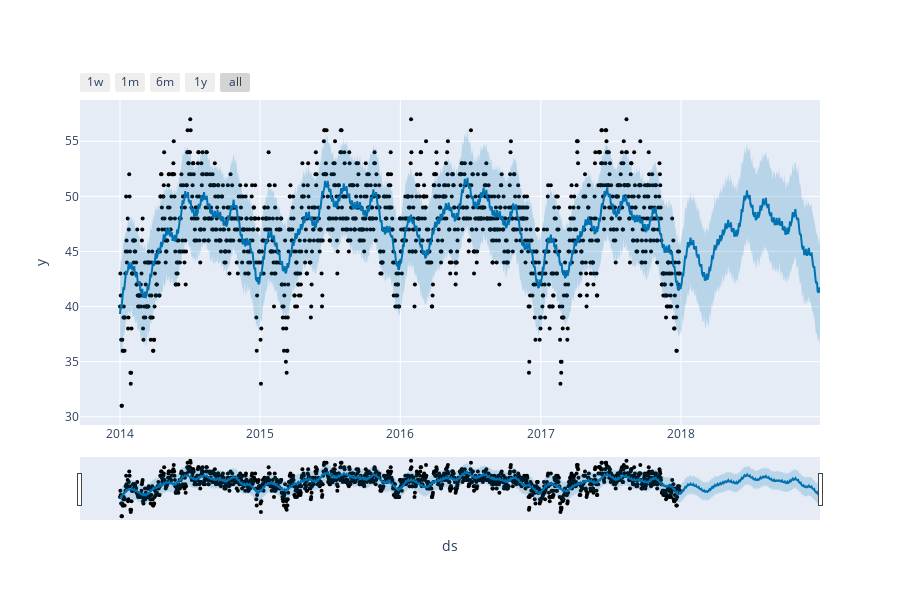

The notebook cell this image was saved under:
### Markdown cell above
# USING BUILT-IN FB PROPHET VISUALIZATION
#

### Code cell
plot_plotly(m ,forecast)

### Figure 1 — Plotly figure (JSON) as saved in the notebook; plotly's stock layout.template omitted (floating-point values rounded to 4 significant figures; data arrays with more than 128 entries replaced by an {"elided": "..."} marker saying what was removed)
{"data": [{"marker": {"color": "black", "size": 4}, "mode": "markers", "name": "Actual", "type": "scatter", "x": {"elided": "1456 str values"}, "y": {"elided": "1456 int values"}}, {"hoverinfo": "skip", "line": {"width": 0}, "mode": "lines", "type": "scatter", "x": {"elided": "1821 str values"}, "y": {"elided": "1821 float values"}}, {"fill": "tonexty", "fillcolor": "rgba(0, 114, 178, 0.2)", "line": {"color": "#0072B2", "width": 2}, "mode": "lines", "name": "Predicted", "type": "scatter", "x": {"elided": "1821 str values"}, "y": {"elided": "1821 float values"}}, {"fill": "tonexty", "fillcolor": "rgba(0, 114, 178, 0.2)", "hoverinfo": "skip", "line": {"width": 0}, "mode": "lines", "type": "scatter", "x": {"elided": "1821 str values"}, "y": {"elided": "1821 float values"}}], "layout": {"height": 600, "showlegend": false, "width": 900, "xaxis": {"rangeselector": {"buttons": [{"count": 7, "label": "1w", "step": "day", "stepmode": "backward"}, {"count": 1, "label": "1m", "step": "month", "stepmode": "backward"}, {"count": 6, "label": "6m", "step": "month", "stepmode": "backward"}, {"count": 1, "label": "1y", "step": "year", "stepmode": "backward"}, {"step": "all"}]}, "rangeslider": {"visible": true}, "title": {"text": "ds"}, "type": "date"}, "yaxis": {"title": {"text": "y"}}}}
